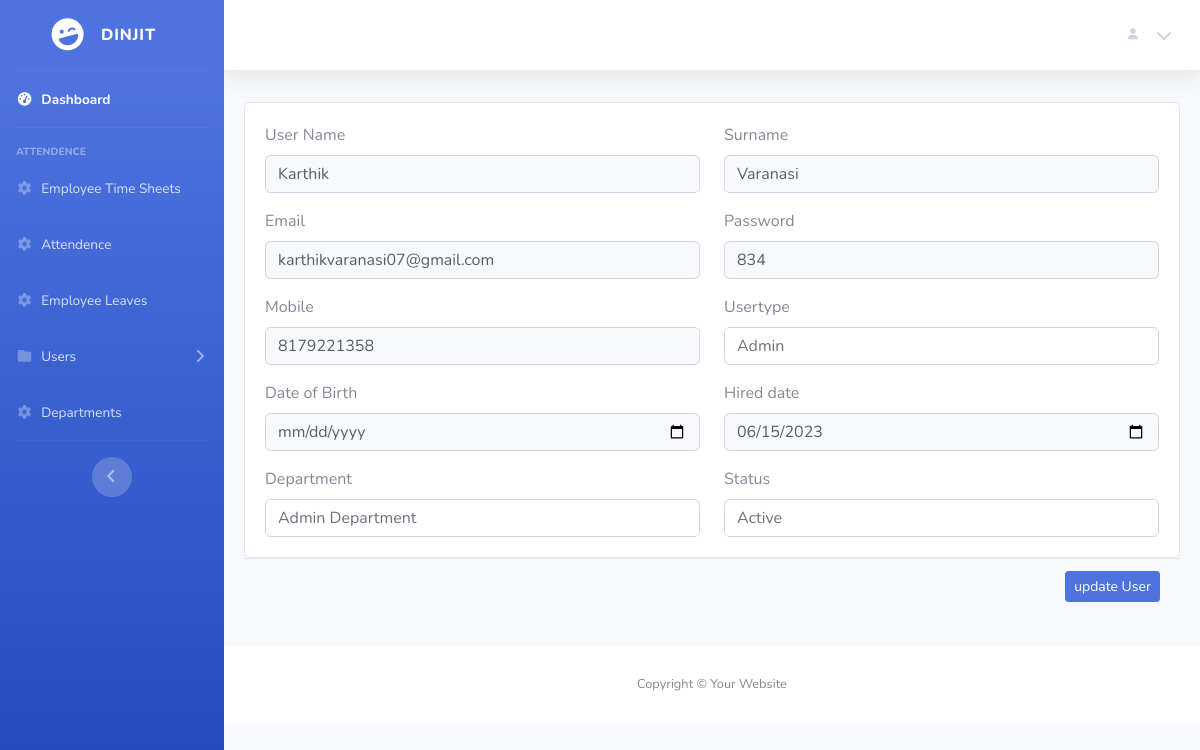
/update-user.php?employee_id=1 (signed in), run on the app's committed database.
### tables this page shows
CREATE TABLE `employee` (
  `employee_id` int(11) NOT NULL,
  `username` varchar(255) NOT NULL,
  `employee_surname` text NOT NULL,
  `email` varchar(200) NOT NULL,
  `password` varchar(100) NOT NULL,
  `employee_mobile` varchar(10) NOT NULL,
  `usertype` varchar(99) NOT NULL DEFAULT 'Admin',
  `employee_dateofbirth` text NOT NULL,
  `hire_date` text NOT NULL,
  `department_id` char(99) NOT NULL,
  `shift_id` varchar(99) NOT NULL DEFAULT '1',
  `status` int(11) NOT NULL DEFAULT 1,
  `creared_date` timestamp NOT NULL DEFAULT current_timestamp()
);

CREATE TABLE `usertype` (
  `id` int(11) NOT NULL,
  `usertype` varchar(100) NOT NULL,
  `userid` int(11) NOT NULL,
  `date_user` timestamp NOT NULL DEFAULT current_timestamp()
);

CREATE TABLE `department` (
  `department_id` char(3) NOT NULL,
  `department_name` varchar(50) NOT NULL
);

CREATE TABLE `userstatus` (
  `userstatus_id` int(11) NOT NULL,
  `user_status` varchar(255) NOT NULL
);

### update-user.php (the view, shortened to what this page needs)
<?php
require_once 'core/conn.php';
if (isset($_SESSION['usertype'])) {
    if(isset($_REQUEST['employee_id'])){
        $employee_id = $_REQUEST['employee_id'];
        $sql = "SELECT * FROM employee WHERE employee_id = $employee_id";
        $query = mysqli_query($conn, $sql);
    }
    include "includes/admin-head.php";
?>
    <div class="container-fluid">
        <?php foreach($query as $q){ ?>
        <div class=" align-items-center justify-content-between mb-4 width:50%">
            <form  method="post">
                <div class="card custom-card">
                    <div class=card-body>
                        <div class="row gy-3">
                            <div class=col-xl-6>
                                <label for=blog-author class=form-label>User Name</label>
                                <input type=text class="form-control bg-light text-dark" name="username" id="username"  value="<?php echo $q['username']?>">
                            </div>
                            <div class=col-xl-6>
                                <label for=blog-author class=form-label>Surname</label>
                                <input type=text class="form-control bg-light text-dark" name="employee_surname" id="employee_surname"  value="<?php echo $q['employee_surname']?>">
                            </div>
                            <div class=col-xl-6>
                                <label for=blog-category class=form-label>Email</label>
                                <input type=text class="form-control bg-light text-dark" name="email" id="email" value="<?php echo $q['email']?>" >
                            </div>
                            <div class=col-xl-6>
                                <label for=blog-category class=form-label>Password</label>
                                <input type="text" class="form-control bg-light text-dark" id="password" name="password" value="<?php echo $q['password']?>">
                            </div>
                            <div class=col-xl-6>
                                <label for=blog-category class=form-label>Mobile</label>
                                <input type="text" class="form-control bg-light text-dark" id="employee_mobile" name="employee_mobile" value="<?php echo $q['employee_mobile']?>">
                            </div>
                            <div class=col-xl-6>
                                <label for=blog-title class=form-label>Usertype</label>
                                <select class=form-control data-trigger name="usertype" id="usertype">
                                <?php
                                $sql = "SELECT id,usertype FROM usertype";
                                $u_query = mysqli_query($conn, $sql);
                                foreach ($u_query as $u_q) { ?>
                                    <option value="<?php echo $u_q['usertype'] ?>" <?php if($u_q['usertype']==$q['usertype']) {echo "selected";} ?>><?php echo $u_q['usertype'] ?></option>
                                <?php } ?>
                                </select>
                            </div>
                            <div class=col-xl-6>
                                <label for=blog-title class=form-label>Date of Birth</label>
                                <input type="date" class="form-control bg-light text-dark" id="employee_dateofbirth" name="employee_dateofbirth"  value="<?php echo $q['employee_dateofbirth']?>">
                            </div>
                            <div class=col-xl-6>
                                <label for=blog-title class=form-label>Hired date</label>
                                <input type="date" class="form-control bg-light text-dark" id="hire_date" name="hire_date"  value="<?php echo $q['hire_date']?>">
                            </div>
                            <div class=col-xl-6>
                                <label for=blog-title class=form-label>Department</label>
                                <select class=form-control data-trigger name="department_id" id="department_id">
                                <?php
                                    $sql = "SELECT department_id,department_name FROM department";
                                    $d_query = mysqli_query($conn, $sql);
                                    foreach ($d_query as $d_q) { ?>
                                        <option value="<?php echo $d_q['department_id'] ?>"  <?php if($d_q['department_id']==$q['department_id']) {echo "selected";} ?>><?php echo $d_q['department_name'] ?></option>
                                    <?php } ?>
                                </select>
                            </div>
                            <div class=col-xl-6>
                                <label for=blog-title class=form-label>Status</label>
                                <select class=form-control data-trigger name="status" id="status">
                                <?php
                                    $sql = "SELECT userstatus_id,user_status FROM userstatus";
                                    $s_query = mysqli_query($conn, $sql);
                                    foreach ($s_query as $s_q) { ?>
                                        <option value="<?php echo $s_q['userstatus_id'] ?>"  <?php if($s_q['userstatus_id']==$q['status']) {echo "selected";} ?>><?php echo $s_q['user_status'] ?></option>
                                    <?php } ?>
                                </select>
                            </div>
                        </div>
                    </div>
                </div>
                <div class=card-footer>
                    <div class="btn-list text-end">
                        <button name="update" id="update" class="btn btn-sm btn-primary">update User</button>
                    </div>
                </div>
        </div>
        <?php }?>
        </div>
    </div>
    <footer class="sticky-footer bg-white">
        <div class="container my-auto">
            <div class="copyright text-center my-auto">
                <span>Copyright &copy; Your Website </span>
            </div>
        </div>
    </footer>
    </div>
    </div>
    <?php
    include "includes/footer.php";
    ?>
<?php
} else {
    header("Location:index.php?error=UnAuthorized Access");
}
?>

### assets/css/style.css (style rules this page uses)
* { margin: 0; padding: 0; }

### data on the page
employee: username "Karthik", employee_surname "Varanasi", email "karthikvaranasi07@gmail.com", password "834", employee_mobile "8179221358", usertype "Admin", hire_date "06/15/2023", department_id "Admin Department", status "Active"
